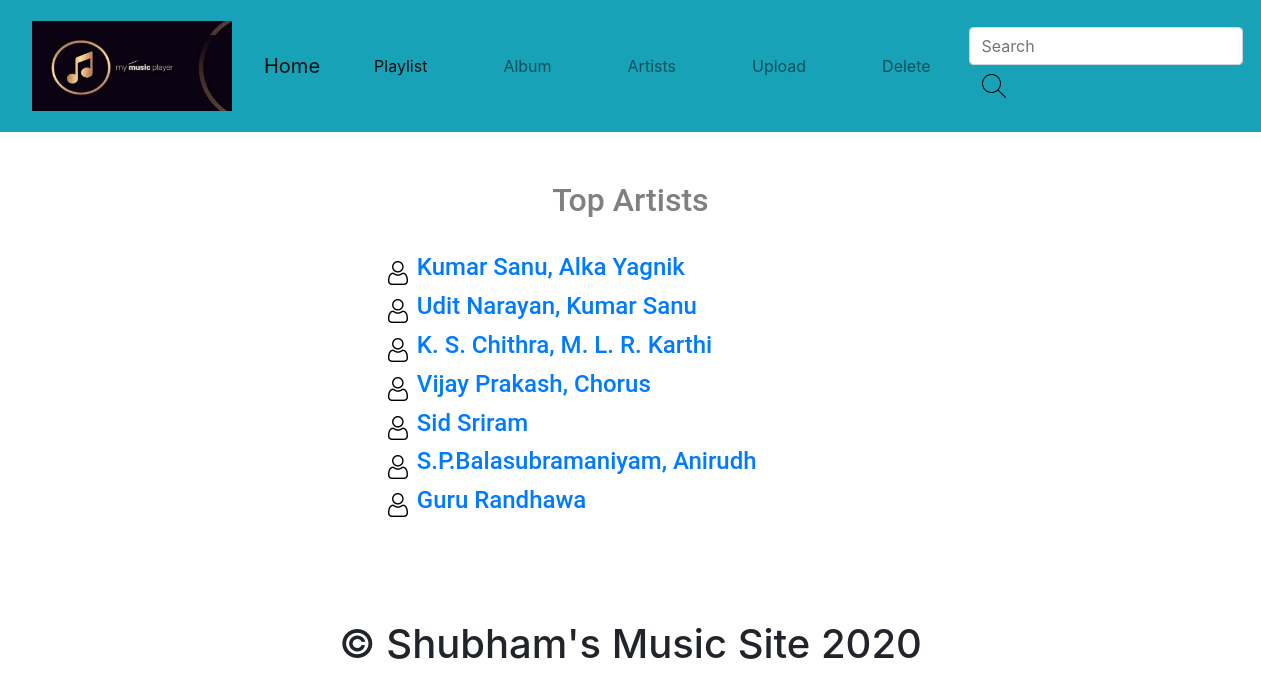
Screenshot of /artists/ with the database file from the repository.
### appMusic/models.py (models this page shows)
class MusicModel(models.Model):
    songid = models.AutoField(primary_key=True)
    title = models.CharField(max_length=30)
    artist = models.CharField(max_length=30)
    song_image = models.ImageField(upload_to="songs_images/")
    song = models.FileField(upload_to="songs/")
    album_name = models.ForeignKey(MovieModel, on_delete=models.CASCADE)

### appMusic/views.py (the view)
# urls.py: path('artists/', views.Artists.as_view(), name="artists"),
class Artists(View):
    def get(self,request):
        m = MusicModel.objects.values('artist',)
        l = []
        for x in m:
            for y,z in x.items():
                l.append(z)
        mylist = list(dict.fromkeys(l))
        return render(request,"artist.html",{"artists":mylist})

### templates/artist.html (shortened to what this page needs)
{% load static %}
<!doctype html>
<html lang="en">
  <head>
    <link rel="stylesheet" href="https://stackpath.bootstrapcdn.com/bootstrap/4.4.1/css/bootstrap.min.css">
  </head>
  <body>
   {% include 'Navbar.html' %}<br><br>
   <table align="center" border="0">
       <tr>
           <td width="500" colspan="2">
               <h2 style="text-align: center;color: grey;font-family: Roboto">Top Artists</h2><br>
           </td>
       </tr>
       {% for x in artists %}
       <tr>
           <td style="text-align: center">
               <a href="{% url 'one_artist' %}?a={{ x }}">
                   <img src="{% static 'images/user.png' %}">
               </a>
           </td>
           <td style="font-family: Roboto">
               <a href="{% url 'one_artist' %}?a={{ x }}">
               <h4>{{ x }}</h4>
               </a>
           </td>
       </tr>
       {% endfor %}
   </table>
   {% include 'footer.html' %}
  </body>
</html>

### rows the page displays
MusicModel: artist "Kumar Sanu, Alka Yagnik"
MusicModel: artist "Udit Narayan, Kumar Sanu"
MusicModel: artist "K. S. Chithra, M. L. R. Karthi"
MusicModel: artist "Vijay Prakash, Chorus"
MusicModel: artist "Sid Sriram"
MusicModel: artist "S.P.Balasubramaniyam, Anirudh"
MusicModel: artist "Guru Randhawa"
